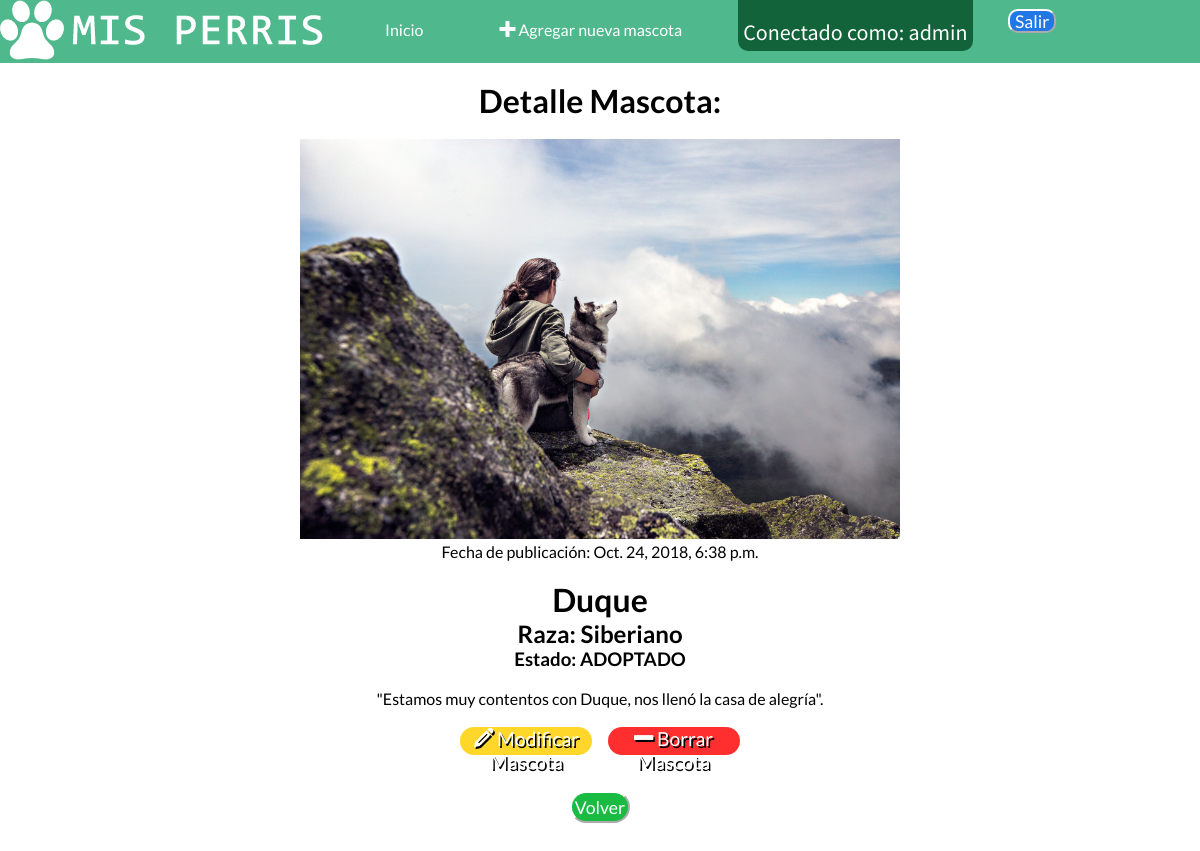
Page /mascota/9/ (signed in) on the committed database.
### blog/models.py (models this page shows, shortened)
class Mascotas(models.Model):
    foto = models.ImageField(blank=True,null=True,upload_to="perro/%Y")
    nombre = models.CharField(max_length=30)
    raza = models.CharField(max_length=30)
    descripcion = models.CharField(max_length=100)
    estado_choices = (
                     ('RESCATADO','Rescatado'),
                     ('DISPONIBLE','Disponible'),
                     ('ADOPTADO','Adoptado'),
    )
    estado = models.CharField(max_length=15,choices=estado_choices,default='RESCATADO')
    fecha_publicacion = models.DateTimeField(
            blank=True, null=True)
    class Meta:
        permissions = (
            ('mantenedor_mascotas', _('Mascotas')),
        )

### blog/views.py (the view)
# urls.py: url(r'^mascota/(?P<pk>[0-9]+)/$', views.mascota_detail, name='mascota_detail'),
@login_required(login_url="/accounts/login/")
def mascota_detail(request, pk):
    mascotas = get_object_or_404(Mascotas, pk=pk)
    return render(request, 'blog/mascota_detail.html', {'mascotas': mascotas})

### blog/templates/blog/mascota_detail.html (shortened to what this page needs)
{% extends 'blog/base_mascotas.html' %}
{% block content %}
<div class="row">
    <div class="col-xs-12">
        <div class="post-detail">
            <h1>Detalle Mascota:</h1>
            <br>
            <div class="img_detail">
                <img style="height: 400px;" src="{{ mascotas.foto.url }}">
            </div>
            {% if mascotas.fecha_publicacion %}
            <div class="date">
                Fecha de publicación: {{ mascotas.fecha_publicacion }}
            </div>
            {% endif %}
            <br>
            <h1>{{ mascotas.nombre }}</h1>
            <h2>Raza: {{ mascotas.raza }}</h2>
            <h3>Estado: {{ mascotas.estado }}</h3>
            <br>
            <p>{{ mascotas.descripcion |linebreaksbr }}</p>
            <br>
            <ul>
                <li class="modificar">
                    <a class="btn btn-default" href="{% url 'blog:mascota_edit' pk=mascotas.pk %}"><span class="icon-pencil edit"></span>
                        Modificar Mascota</a>
                </li>
                <li class="remover">
                    <a class="btn btn-default" onclick="borrarMascota()" href="{% url 'blog:mascota_delete' pk=mascotas.pk %}"><span
                            class="icon-minus delete"></span> Borrar Mascota</a>
                </li>
            </ul>
            <br>
            <input type="button" name="back" value="Volver" onclick="location.href='/Mascota_List'">
        </div>
    </div>
</div>
{% endblock %}

### blog/templates/blog/base_mascotas.html (shortened to what this page needs)
<!DOCTYPE html>
<html lang="es">
{% load staticfiles %} {% load pwa %}
<head>
    <link rel="stylesheet" href="/static/fontsicon/style.css">
    <link rel="stylesheet" href="/static/css/flexboxgrid.css">
    <link rel="stylesheet" href="" type="text/css">
    <link rel="stylesheet" href="/static/css/LightBox.css">
    <link rel="stylesheet" href="/static/css/flexslider.css">
    <link rel="stylesheet" href="/static/css/Style.css">
</head>
<body>
    <div class="container-fluid">
        <div class="row">
            <div class="col-xs-12">
                <header>
                    <nav>
                        <ul>
                            <li>
                                <img src="/static/IMG/logo.png" alt="logo">
                            </li>
                            <li>
                                <a href="{% url 'blog:home' %}">Inicio</a>
                            </li>
                            {% if user.is_authenticated %}
                            <li>
                                <a href="{% url 'blog:mascota_new' %}" class="top-menu"><span class="icon-plus agregar"></span>
                                    Agregar nueva mascota</a>
                            </li>
                            <li style="font-size:22px" class="aviso-user">
                                <div class="connect-message">
                                    Conectado como: {{ request.user }}
                                </div>
                            </li>
                            <li>
                                <form class="logout-link" action="{% url 'accounts:logout' %}" method="post">
                                    <button class="salir" type="submit">Salir</button>
                                </form>
                            </li>
                            {% else %}
                            <li style="font-size:20px">
                                <a href="{% url 'accounts:login' %}">INGRESA</a>
                            </li>
                            {% endif %}
                        </ul>
                    </nav>
                </header>
                <br> {% block content %} {% endblock %}
            </div>
        </div>
    </div>
</body>
</html>

### blog/static/css/flexboxgrid.css (style rules this page uses)
.container-fluid { margin-right: auto; margin-left: auto; }
.row { box-sizing: border-box; display: -ms-flexbox; display: -webkit-box; display: flex; -ms-flex: 0 1 auto; -webkit-box-flex: 0; flex: 0 1 auto; -ms-flex-direction: row; -webkit-box-orient: horizontal; -webkit-box-direction: normal; flex-direction: row; -ms-flex-wrap: wrap; flex-wrap: wrap; }
.col-xs, .col-xs-1, .col-xs-2, .col-xs-3, .col-xs-4, .col-xs-5, .col-xs-6, .col-xs-7, .col-xs-8, .col-xs-9, .col-xs-10, .col-xs-11, .col-xs-12 { box-sizing: border-box; -ms-flex: 0 0 auto; -webkit-box-flex: 0; flex: 0 0 auto; }
.col-xs-12 { -ms-flex-preferred-size: 100%; flex-basis: 100%; max-width: 100%; }

### blog/static/css/flexslider.css (style rules this page uses)
* { margin: 0; padding: 0; }

### blog/static/css/Style.css (style rules this page uses)
* { margin: 0; padding: 0; box-sizing: border-box; }
header { background: #4fb98d; font-family: 'Lato', sans-serif; }
header nav ul { overflow: hidden; list-style: none; text-align: center; }
header nav ul li { margin-right: 3%; float: left; }
header nav ul li a { color: white; padding: 20px; text-decoration: none; display: block; }
.logout-link .salir { float: right; margin-right: 1%; margin-top: 18%; height: 3vh; width: 4vw; font-size : 1.1em; font-family: 'Lato', sans-serif; background-color: #2277e6; border-color: #fff; color: #fff; border-radius: 10px 10px 10px 10px; }
.connect-message { margin-top: 6%; color: #fff; font-family: 'Source Sans Pro', sans-serif; }
header nav ul .aviso-user { background: rgb(18, 99, 58); border: solid 5px rgb(18, 99, 58); border-radius: 0px 0px 10px 10px; }
input[name='back'] { justify-content: center; height: 4vh; width: 5vw; margin-bottom: 3%; font-size: 1.1em; font-family: 'Lato', sans-serif; background-color: #19bb42; border-color: #fff; color: #fff; border-radius: 20px 20px 20px 20px; }
.post-detail { font-family: 'Lato', sans-serif; text-align: center; }
.post-detail li { list-style-type: none; display: inline-block; }
.post-detail li a { text-decoration: none; color: #fff; font-size: 1.1em; }
.modificar { height: 3.5vh; width: 11vw; font-size: 1.1em; font-family: 'Lato', sans-serif; background-color: #ffd62a; border-color: #fff; border-radius: 20px 20px 20px 20px; text-shadow: 0.09em 0.09em #000; margin-right: 1%; }
.remover { height: 3.5vh; width: 11vw; font-size: 1.1em; font-family: 'Lato', sans-serif; background-color: #ff2f2f; border-color: #fff; border-radius: 20px 20px 20px 20px; text-shadow: 0.09em 0.09em #000; }

### rows in the picture
Mascotas: foto (picture), fecha_publicacion "Oct. 24, 2018, 6:38 p.m.", nombre "Duque", raza "Siberiano", estado "ADOPTADO", descripcion "\"Estamos muy contentos con Duque, nos llenó la casa de alegría\"."

### other values in the picture
{{ request.user }} "admin"
